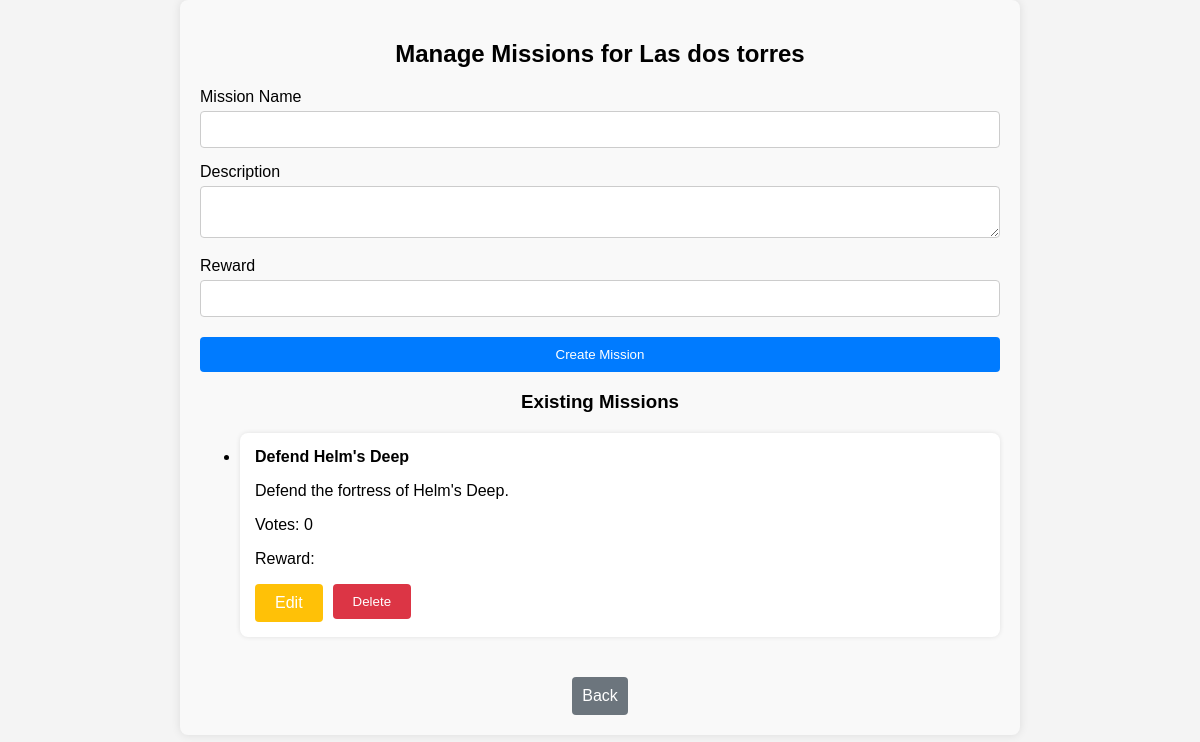
Page /missions/1/manage (signed in) on the earlier database version.
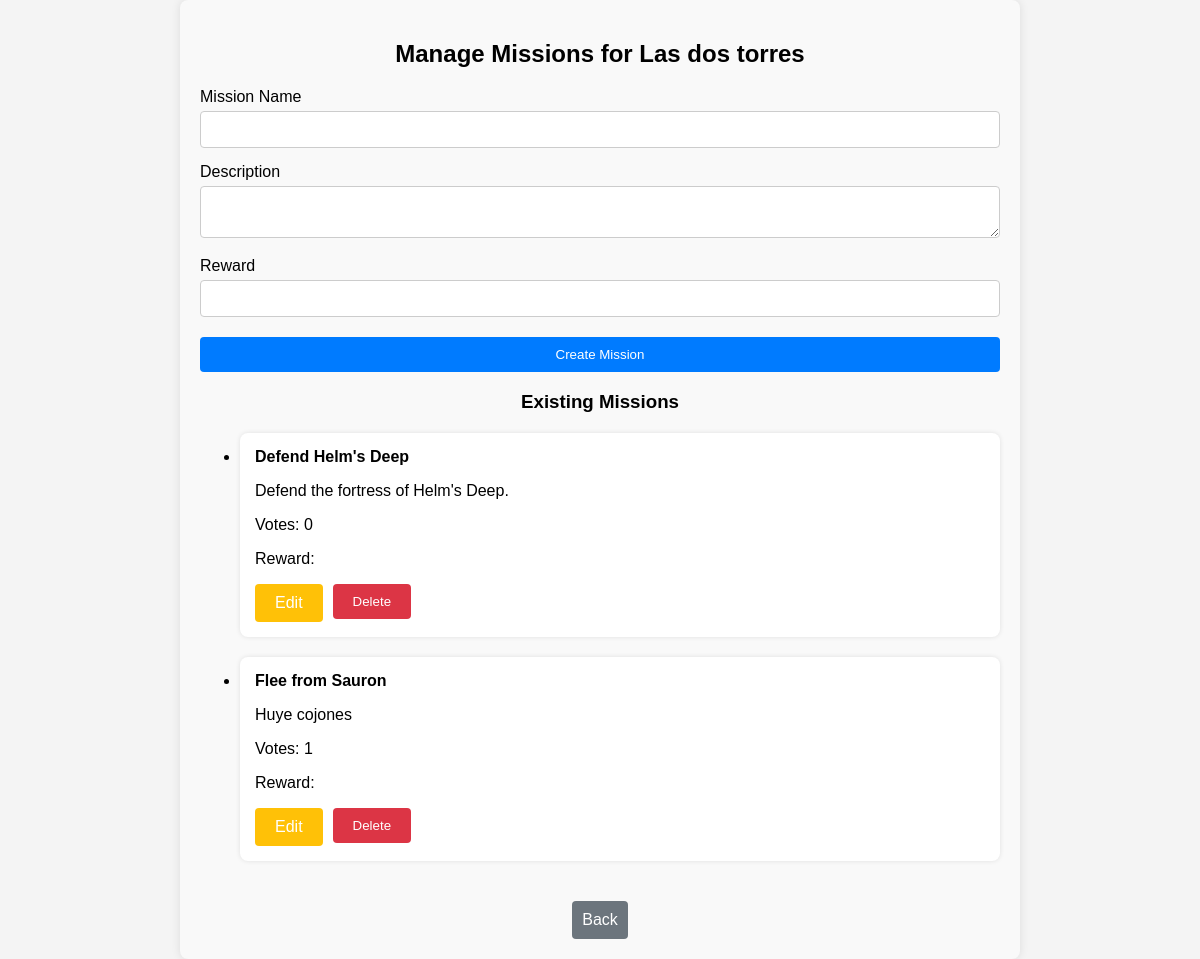
Same page on the later database version.
### app/models/campaign.py (models this page shows, shortened)
class Campaign(db.Model):
    id = db.Column(db.Integer, primary_key=True)
    name = db.Column(db.String(150), nullable=False)
    master_id = db.Column(db.Integer, db.ForeignKey('user.id'), nullable=False)
    is_public = db.Column(db.Boolean, default=False)
    allowed_players = db.relationship('User', secondary=allowed_players, lazy='subquery',
                                      backref=db.backref('campaigns', lazy=True))

### app/models/mission.py (models this page shows, shortened)
class Mission(db.Model):
    id = db.Column(db.Integer, primary_key=True)
    name = db.Column(db.String(150), nullable=False)
    description = db.Column(db.String(500), nullable=False)
    campaign_id = db.Column(db.Integer, db.ForeignKey('campaign.id'), nullable=False)
    rewards = db.Column(db.String(500), nullable=True)  # Nuevo atributo
    votes = db.Column(db.Integer, default=0)  # Nuevo atributo
    voters = db.relationship('User', secondary=mission_votes, backref='voted_missions')  # Relación con User

### app/routes/missions.py (the view, shortened to what this page needs)
@missions_bp.route('/<int:campaign_id>/manage', methods=['GET', 'POST'])
@login_required
def manage_missions(campaign_id):
    campaign = Campaign.query.get_or_404(campaign_id)
    if campaign.master_id != current_user.id:
        flash('You do not have permission to manage missions for this campaign.', 'danger')
        return redirect(url_for('campaigns.play_campaign', campaign_id=campaign_id))
    missions = Mission.query.filter_by(campaign_id=campaign_id).all()
    return render_template('missions/manage.html', campaign=campaign, missions=missions)

### app/templates/missions/manage.html (shortened to what this page needs)
<!DOCTYPE html>
<html lang="en">
<head>
    <link rel="stylesheet" href="{{ url_for('static', filename='styles.css') }}">
</head>
<body>
    <div class="container">
        <h2>Manage Missions for {{ campaign.name }}</h2>
        <form method="POST">
            <div class="form-group">
                <label for="name">Mission Name</label>
                <input type="text" id="name" name="name" required>
            </div>
            <div class="form-group">
                <label for="description">Description</label>
                <textarea id="description" name="description" required></textarea>
            </div>
            <div class="form-group">
                <label for="reward">Reward</label>
                <input type="text" id="reward" name="reward" required>
            </div>
            <div class="button-container">
                <button type="submit" class="btn">Create Mission</button>
            </div>
        </form>
        <h3>Existing Missions</h3>
        <ul>
            {% for mission in missions %}
            <li class="mission-item">
                <strong>{{ mission.name }}</strong>
                <p>{{ mission.description }}</p>
                <p>Votes: {{ mission.votes }}</p>
                <p>Reward: {{ mission.reward }}</p>
                <div class="button-group">
                    <a href="{{ url_for('missions.edit_mission', mission_id=mission.id) }}" class="btn edit-button">Edit</a>
                    <form method="POST" action="{{ url_for('missions.delete_mission', mission_id=mission.id) }}" style="display:inline;">
                        <button type="submit" class="btn delete-button">Delete</button>
                    </form>
                </div>
            </li>
            {% endfor %}
        </ul>
        <div class="button-container">
            <a href="{{ url_for('campaigns.play_campaign', campaign_id=campaign.id) }}" class="back-button">Back</a>
        </div>
    </div>
</body>
</html>

### app/static/styles.css (style rules this page uses)
body { font-family: Arial, sans-serif; background-color: #f4f4f4; margin: 0; padding: 0; }
.container { max-width: 600px; margin: 50px auto; padding: 20px; background-color: #fff; box-shadow: 0 0 10px rgba(0, 0, 0, 0.1); }
h2 { text-align: center; margin-bottom: 20px; }
.form-group { margin-bottom: 15px; }
.form-group label { display: block; margin-bottom: 5px; }
.form-group input { width: 100%; padding: 8px; box-sizing: border-box; }
button { width: 100%; padding: 10px; background-color: #007bff; color: #fff; border: none; cursor: pointer; }

### app/templates/missions/manage.html (style rules this page uses)
.container { max-width: 800px; margin: 0 auto; padding: 20px; background-color: #f9f9f9; border-radius: 8px; box-shadow: 0 0 10px rgba(0, 0, 0, 0.1); }
h2, h3 { text-align: center; margin-bottom: 20px; }
.form-group { margin-bottom: 15px; }
.form-group label { display: block; margin-bottom: 5px; }
.form-group input, .form-group textarea { width: 100%; padding: 10px; border: 1px solid #ccc; border-radius: 4px; box-sizing: border-box; }
.btn { display: inline-block; padding: 10px 20px; background-color: #007bff; color: #fff; border: none; border-radius: 4px; cursor: pointer; text-decoration: none; text-align: center; }
.back-button { display: inline-block; margin-top: 20px; padding: 10px; background-color: #6c757d; color: #fff; border: none; border-radius: 4px; cursor: pointer; text-decoration: none; text-align: center; }
.mission-item { margin-bottom: 20px; padding: 15px; background-color: #fff; border-radius: 8px; box-shadow: 0 0 5px rgba(0, 0, 0, 0.1); }
.button-group { display: flex; gap: 10px; margin-top: 10px; }
.edit-button { background-color: #ffc107; }
.delete-button { background-color: #dc3545; }
.button-container { text-align: center; margin-top: 20px; }

Differences in the rows shown:
added Mission: name "Flee from Sauron", description "Huye cojones", votes "1"
